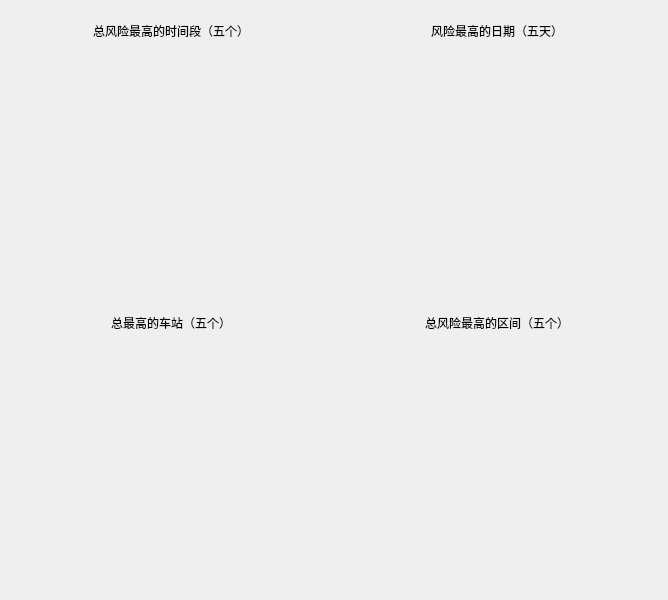
<?xml version="1.0" encoding="UTF-8"?>
<ui version="4.0">
 <class>SafetyPage</class>
 <widget class="QWidget" name="SafetyPage">
  <property name="geometry">
   <rect>
    <x>0</x>
    <y>0</y>
    <width>658</width>
    <height>600</height>
   </rect>
  </property>
  <property name="windowTitle">
   <string>安全性分析</string>
  </property>
  <layout class="QGridLayout" name="gridLayout_3">
   <item row="0" column="0" colspan="2">
    <layout class="QGridLayout" name="gridLayout">
     <item row="0" column="0">
      <widget class="QLabel" name="label_3">
       <property name="text">
        <string>总风险最高的时间段（五个）</string>
       </property>
       <property name="alignment">
        <set>Qt::AlignCenter</set>
       </property>
      </widget>
     </item>
     <item row="0" column="1">
      <widget class="QLabel" name="label_4">
       <property name="text">
        <string>风险最高的日期（五天）</string>
       </property>
       <property name="alignment">
        <set>Qt::AlignCenter</set>
       </property>
      </widget>
     </item>
     <item row="1" column="0">
      <widget class="QLabel" name="time_risk">
       <property name="minimumSize">
        <size>
         <width>320</width>
         <height>240</height>
        </size>
       </property>
       <property name="text">
        <string/>
       </property>
      </widget>
     </item>
     <item row="1" column="1">
      <widget class="QLabel" name="day_risk">
       <property name="minimumSize">
        <size>
         <width>320</width>
         <height>240</height>
        </size>
       </property>
       <property name="text">
        <string/>
       </property>
      </widget>
     </item>
     <item row="2" column="0">
      <widget class="QLabel" name="label_5">
       <property name="text">
        <string>总最高的车站（五个）</string>
       </property>
       <property name="alignment">
        <set>Qt::AlignCenter</set>
       </property>
      </widget>
     </item>
     <item row="2" column="1">
      <widget class="QLabel" name="label_7">
       <property name="text">
        <string>总风险最高的区间（五个）</string>
       </property>
       <property name="alignment">
        <set>Qt::AlignCenter</set>
       </property>
      </widget>
     </item>
     <item row="3" column="0">
      <widget class="QLabel" name="station_risk">
       <property name="minimumSize">
        <size>
         <width>320</width>
         <height>240</height>
        </size>
       </property>
       <property name="text">
        <string/>
       </property>
      </widget>
     </item>
     <item row="3" column="1">
      <widget class="QLabel" name="interval_risk">
       <property name="minimumSize">
        <size>
         <width>320</width>
         <height>240</height>
        </size>
       </property>
       <property name="text">
        <string/>
       </property>
      </widget>
     </item>
    </layout>
   </item>
  </layout>
 </widget>
 <resources/>
 <connections/>
</ui>
